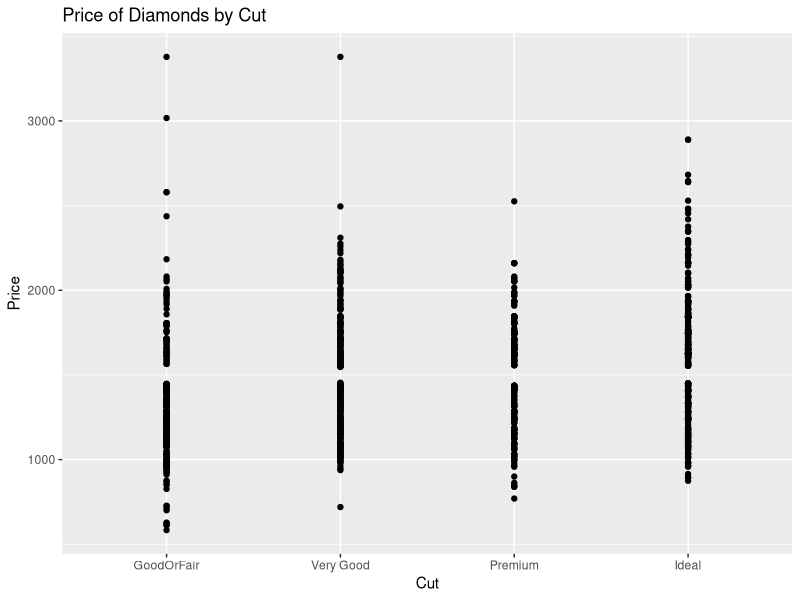
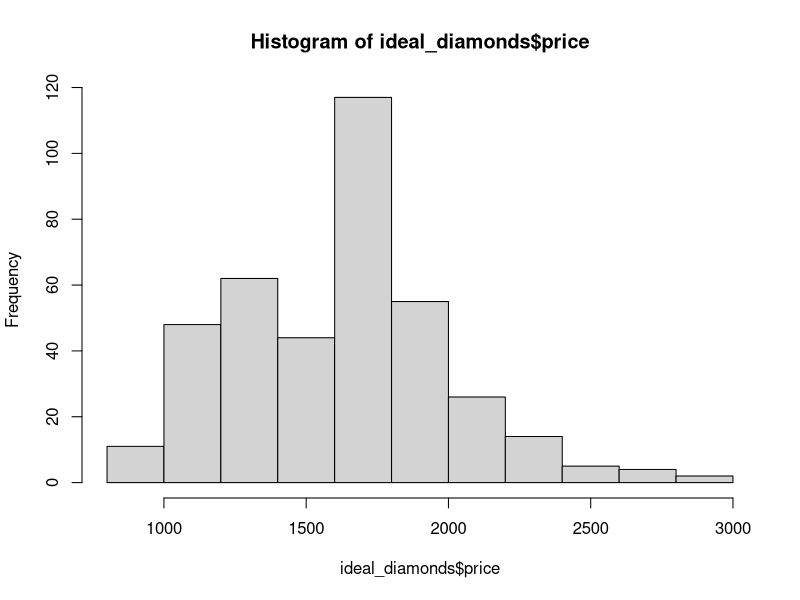
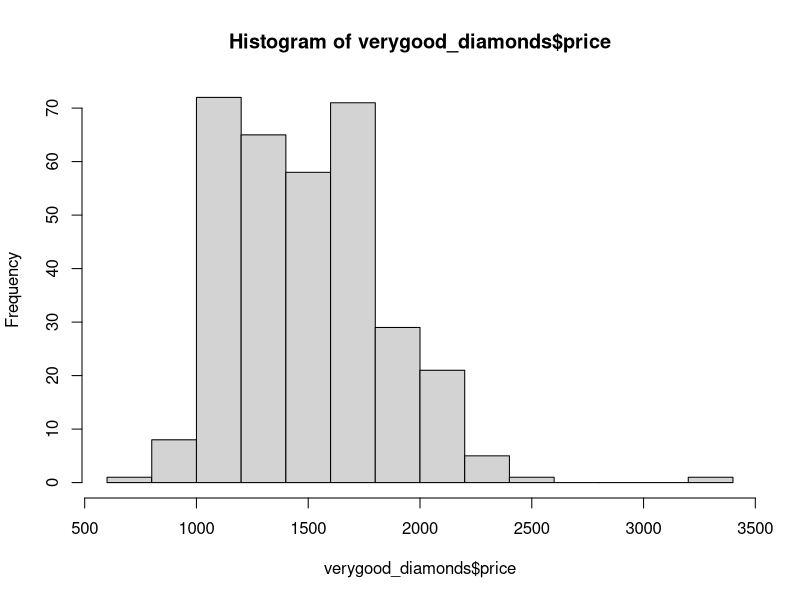
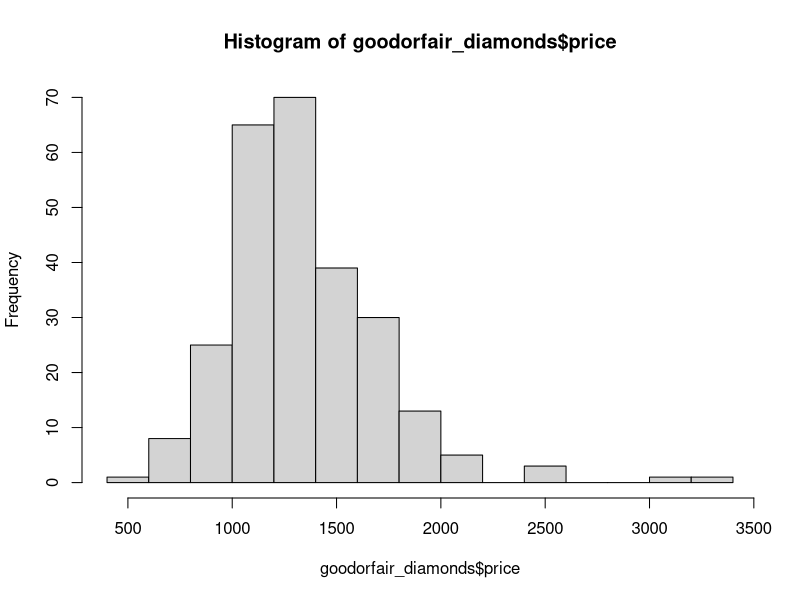
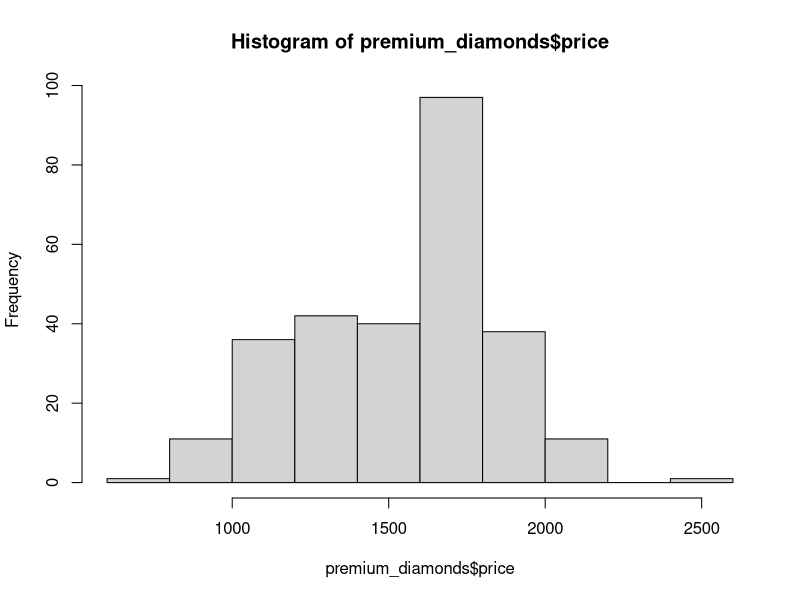

These figures' R source, in order:
library(tidyverse)
library(knitr)
library(broom)



?diamonds

diamonds <- subset(diamonds, carat==0.5)
glimpse(diamonds)

count(diamonds, cut)

diamonds$cut <- factor(diamonds$cut)
diamonds$cut <- fct_recode(diamonds$cut, "GoodOrFair" = "Fair", "GoodOrFair" = "Good")

count(diamonds, cut)


ggplot(data=diamonds, mapping=aes(x=cut, y = price)) + geom_point() + 
  labs(x="Cut", y="Price", title = "Price of Diamonds by Cut")


cut <- diamonds$cut
price <- diamonds$price

tapply(price, cut, mean)
tapply(price, cut, sd)
count(diamonds, cut)

glimpse(diamonds)

ideal_diamonds <- filter(diamonds, cut == "Ideal")
hist(ideal_diamonds$price)

verygood_diamonds <- filter(diamonds, cut == "Very Good")
hist(verygood_diamonds$price)

goodorfair_diamonds <- filter(diamonds, cut == "GoodOrFair")
hist(goodorfair_diamonds$price)

premium_diamonds <- filter(diamonds, cut == "Premium")
hist(premium_diamonds$price)

var(ideal_diamonds$price)
var(verygood_diamonds$price)
var(goodorfair_diamonds$price)
var(premium_diamonds$price)